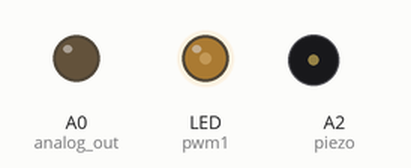
Simulated run of this program. Board: CircuitPython board. Shown: output pins drawn as LEDs (lit = HIGH), buzzer (waves = sounding).

Above: at 0.15 s.
At 3.4 s:
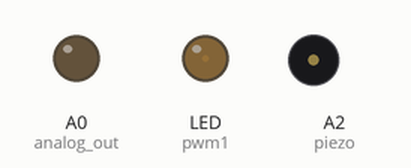
At 12.2 s:
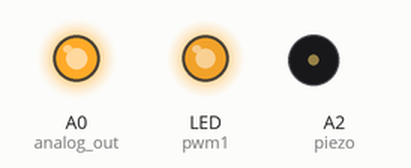
At 19.74 s:
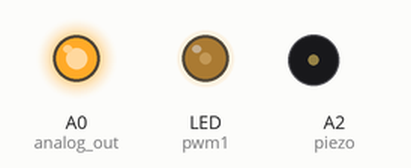
At 28.18 s:
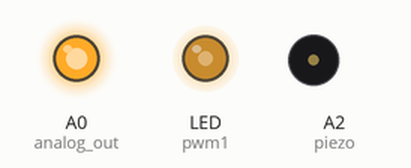
At 38.7 s:
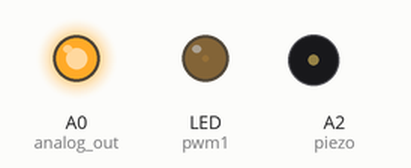
Timing chart, 0 to 40.0 s (numbered marks = the images above):
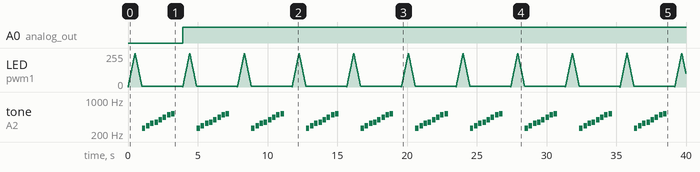

Measured:
- by itself, A0 (analog_out): LOW → HIGH at 3.9 s
- by itself, tone on A2 (piezo): repeats every 3.9 s: silent 0.05 s, 294 Hz 0.25 s, silent 0.05 s, 330 Hz 0.25 s, silent 0.05 s, 349 Hz 0.25 s, silent 0.05 s, 392 Hz 0.25 s, silent 0.05 s, 440 Hz 0.25 s, silent 0.05 s, 494 Hz 0.25 s, silent 0.05 s, 523 Hz 0.25 s, silent 1.6 s, 262 Hz 0.25 s

The program:

oscilloscope.py
```python
import time
import board
import pwmio
from analogio import AnalogOut

pwm1 = pwmio.PWMOut(board.LED, frequency=5000, duty_cycle=0)
piezo = pwmio.PWMOut(board.A2, duty_cycle=0, frequency=440, variable_frequency=True)
analog_out = AnalogOut(board.A0)

while True:
    # PWM
    for i in range(100):
        # PWM LED up and down
        if i < 50:
            pwm1.duty_cycle = int(i * 2 * 65535 / 100)  # Up
        else:
            pwm1.duty_cycle = 65535 - int((i - 50) * 2 * 65535 / 100)  # Down
        time.sleep(0.01)

    # PWM Piezo Tones
    for f in (262, 294, 330, 349, 392, 440, 494, 523):
        piezo.frequency = f
        piezo.duty_cycle = 65535 // 2  # On 50%
        time.sleep(0.25)  # On for 1/4 second
        piezo.duty_cycle = 0  # Off
        time.sleep(0.05)  # Pause between notes
    time.sleep(0.5)

    # True Analog Out
    for i in range(0, 65535, 64):
        analog_out.value = i
```
